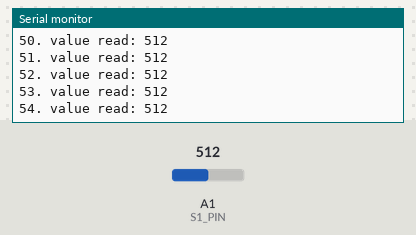
A sketch run on a simulated Arduino Uno, built with avr-gcc and run on an emulated ATmega328P. On the bench: the last lines printed to the serial monitor. Inputs (shaded band) come from the test bench; at power-on: A1 (S1_PIN) = 512.

Above: at 1.2 s.
1.3 s: A1 (S1_PIN) set to 938
At 3.0 s:
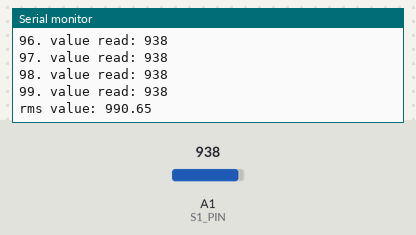
4.3 s: A1 (S1_PIN) set to 968
At 6.1 s:
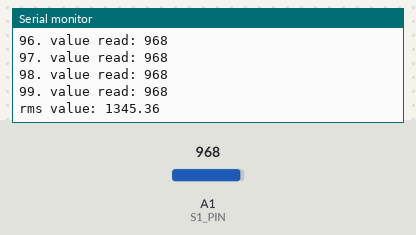
7.3 s: A1 (S1_PIN) set to 263
At 8.9 s:
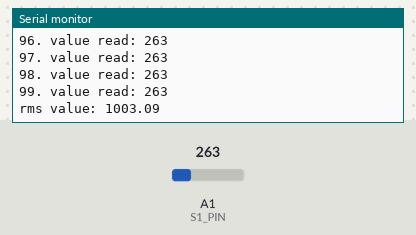
10.3 s: A1 (S1_PIN) set to 234
At 11.7 s:
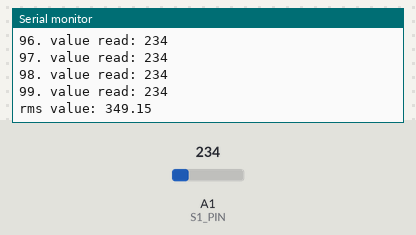
11.8 s: A1 (S1_PIN) set to 986
At 12.6 s:
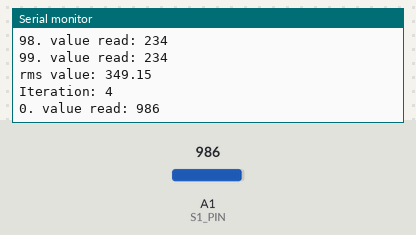
13.3 s: A1 (S1_PIN) set to 1009
At 15.4 s:
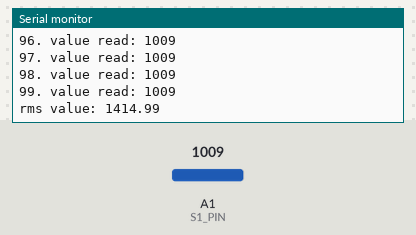
Timing chart, 0 to 16.9 s (numbered marks = the images above; inputs shaded):
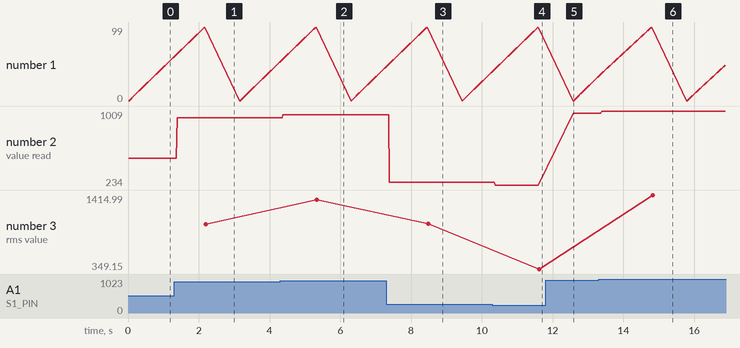

The sketch:

sensor_code_by_Nik.ino
```cpp
#define S1_PIN 1    // input pin for first inductive sensor
#define SAMPLES 100 // number of samples to take
#define NUM_READINGS 10 // number of readings to average
#define MULTIPLICATOR 209.9502
int val1 = 0;
int reading_cnt = 0; // counter for 1 second samples
float total_rms1 = 0;


void setup()
  {
  // initialize serial communication at 9600 bits per second:
  Serial.begin(9600);
  Serial.println("Starting measurement");
  }
void loop()
{

  int max_val1 = 0;
  float rms_val1 = 0;

  for (int cnt=0; cnt < SAMPLES; cnt++)
    {
  val1 = analogRead(S1_PIN);
  Serial.print(cnt);
  Serial.print(". value read: ");
  Serial.println(val1);
  rms_val1 = rms_val1 + sq((float)val1);

    }
  rms_val1 = sqrt(rms_val1 / (SAMPLES/2) );
  Serial.print("rms value: ");
  Serial.println(rms_val1);
 delay(1000);
  total_rms1 = total_rms1 + rms_val1;
  reading_cnt=reading_cnt+1;
  Serial.print("Iteration: ");
  Serial.println(reading_cnt);
  //delay(1000);
  if (reading_cnt >= NUM_READINGS)
      {
     float average_rms1 = total_rms1 / NUM_READINGS;

    Serial.print("AVG VALUES *RMS: ");
    Serial.print(average_rms1);
    Serial.print("   ");
    float I = average_rms1 * MULTIPLICATOR;
    Serial.print("Current measured: ");
    Serial.println(I);
    delay(10000000);

      }

    //total_rms1 = 0;


  }
```

Measured:
- the behaviour switches between 999 and 1000 on A1 (S1_PIN) (found by bisection; images 5 and 6)
